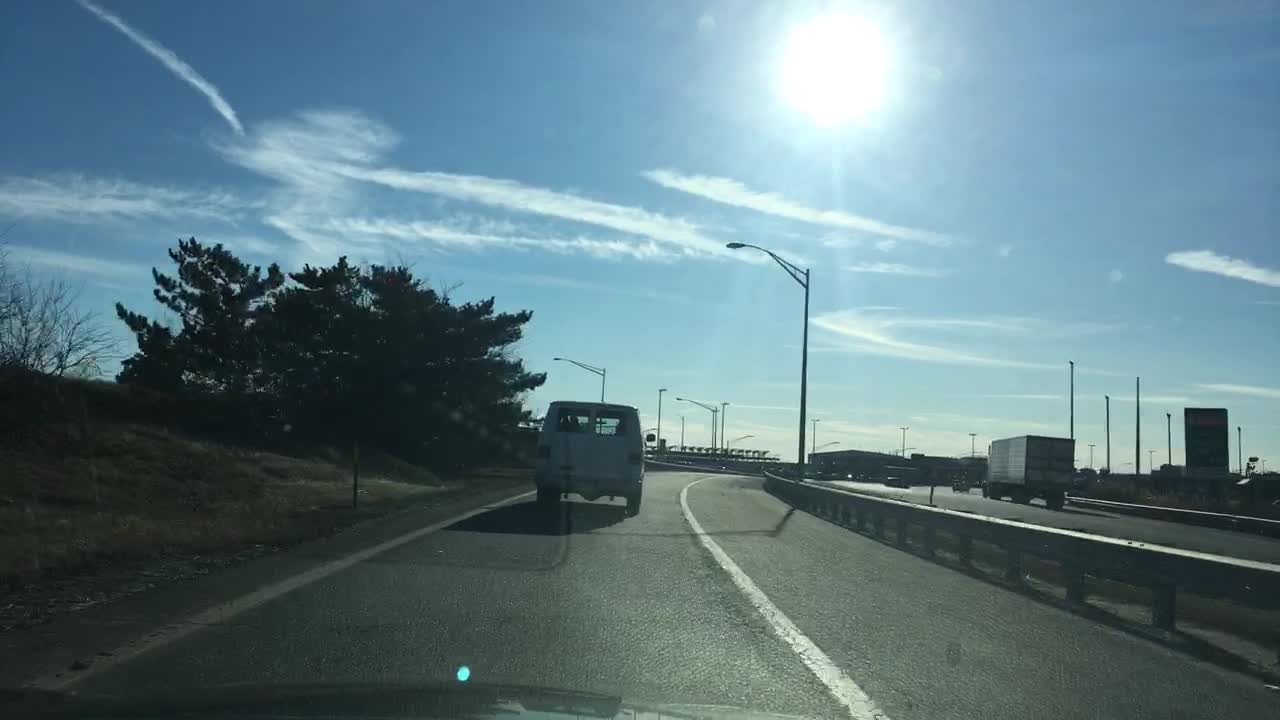
#> input picture edge_images/7d35e395-ae41f911.jpg, 1280 x 720 px, found by its file name
$ python sobel_canny.py
#> lines starting #> are read from the running program, lines starting #| are printed output that depends on the picture
import cv2
import numpy as np
import matplotlib.pyplot as plt

def convolve2d(image, kernel):
    m, n = kernel.shape
    y, x = image.shape
    y = y - m + 1
    x = x - n + 1
    new_image = np.zeros((y, x))
    for i in range(y):
        for j in range(x):
            new_image[i][j] = np.sum(image[i:i+m, j:j+n] * kernel)
    return new_image

def sobel_filter(image):
    kernel_x = np.array([[-1, 0, 1], [-2, 0, 2], [-1, 0, 1]])
    kernel_y = np.array([[-1, -2, -1], [0, 0, 0], [1, 2, 1]])

    grad_x = convolve2d(image, kernel_x)
    grad_y = convolve2d(image, kernel_y)

    gradient_magnitude = np.sqrt(grad_x**2 + grad_y**2)
    gradient_magnitude = (gradient_magnitude / np.max(gradient_magnitude)) * 255

    return gradient_magnitude.astype(np.uint8)

def display_image(image, title="Image"):
    plt.imshow(image, cmap='gray' if len(image.shape) == 2 else None)
    plt.title(title)
    plt.axis('off')
    plt.show()

def to_grayscale(image):
    return cv2.cvtColor(image, cv2.COLOR_BGR2GRAY)

def to_rgb(image):
    return cv2.cvtColor(image, cv2.COLOR_BGR2RGB)

def process_image(image_path):
    image = cv2.imread(image_path)
#> image is the input picture: shape (720, 1280, 3); mean B, G, R 131.8, 123.5, 96
    gray_image = to_grayscale(image)
#> in to_grayscale, `return cv2.cvtColor(image, cv2.COLOR_BGR2GRAY)`:
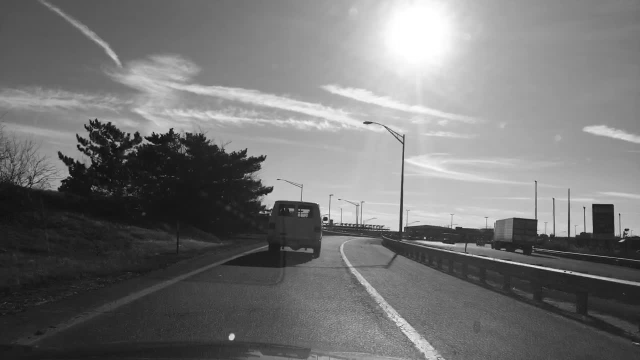
#> returned value: shape (720, 1280) (shown at 1/2 size); min 2, max 255, mean 116.2

    sobel_image = sobel_filter(gray_image)
#> after the loop in convolve2d, `for i in range(y):`:
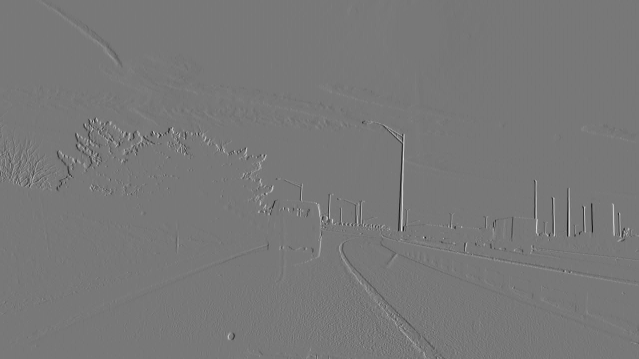
#> new_image: shape (718, 1278) float64 (shown at 1/2 size); min -683, max 764, mean 0.3; drawn with min black and max white
#> after the loop in convolve2d (call 2), `for i in range(y):`:
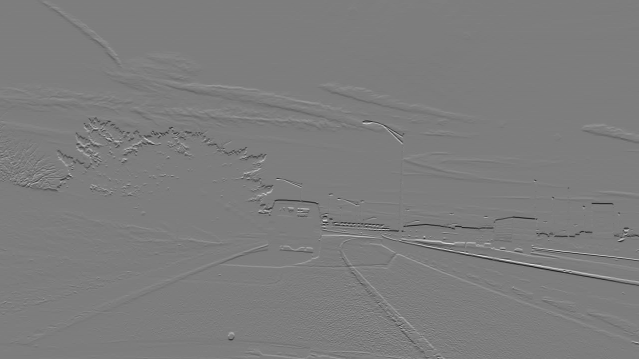
#> new_image: shape (718, 1278) float64 (shown at 1/2 size); min -744, max 769, mean -0.6; drawn with min black and max white
#> in sobel_filter, `gradient_magnitude = np.sqrt(grad_x**2 + grad_y**2)`:
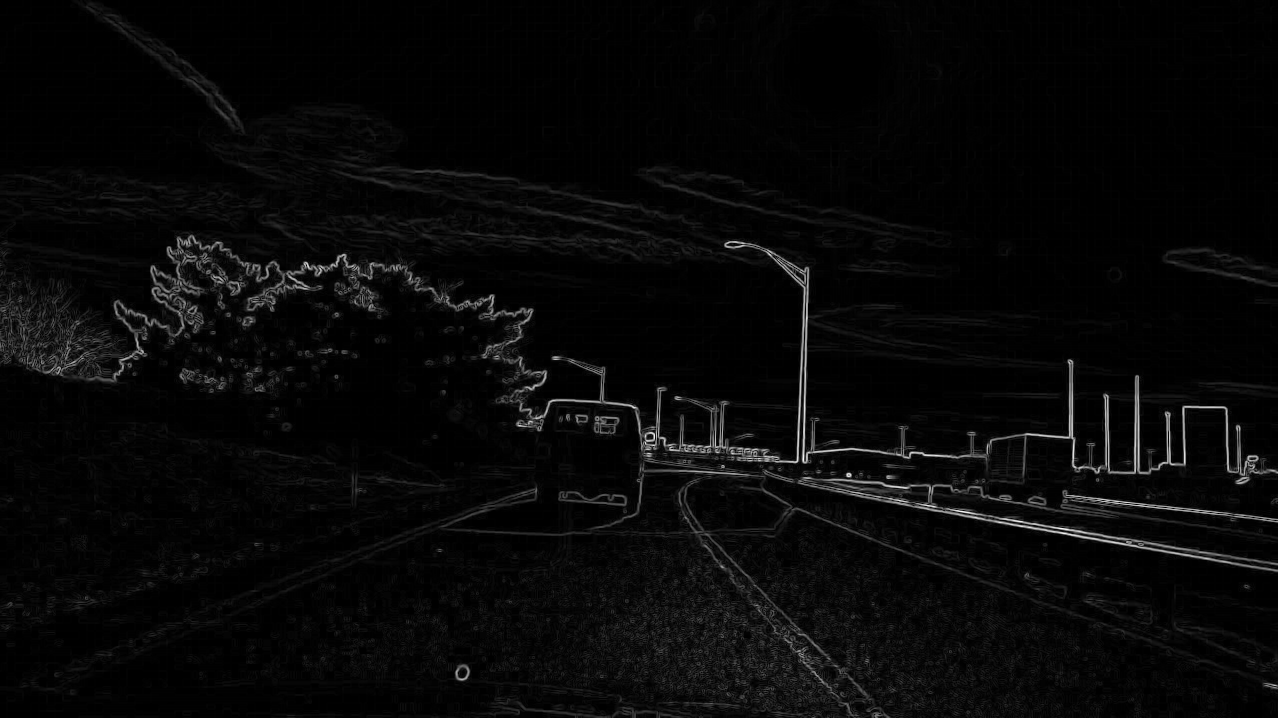
#> gradient_magnitude: shape (718, 1278) float64; min 0, max 775.6, mean 24.9; drawn with min black and max white
    display_image(gray_image, "Gray Image")
    display_image(sobel_image, "Sobel Filter")

process_image(r'C:\Users\Manthan\Desktop\CV_DL_Practicals\edge_images\7d35e395-ae41f911.jpg')

$ run again, with edge_images/7d06fefd-f7be05a6.jpg copied over edge_images/7d35e395-ae41f911.jpg
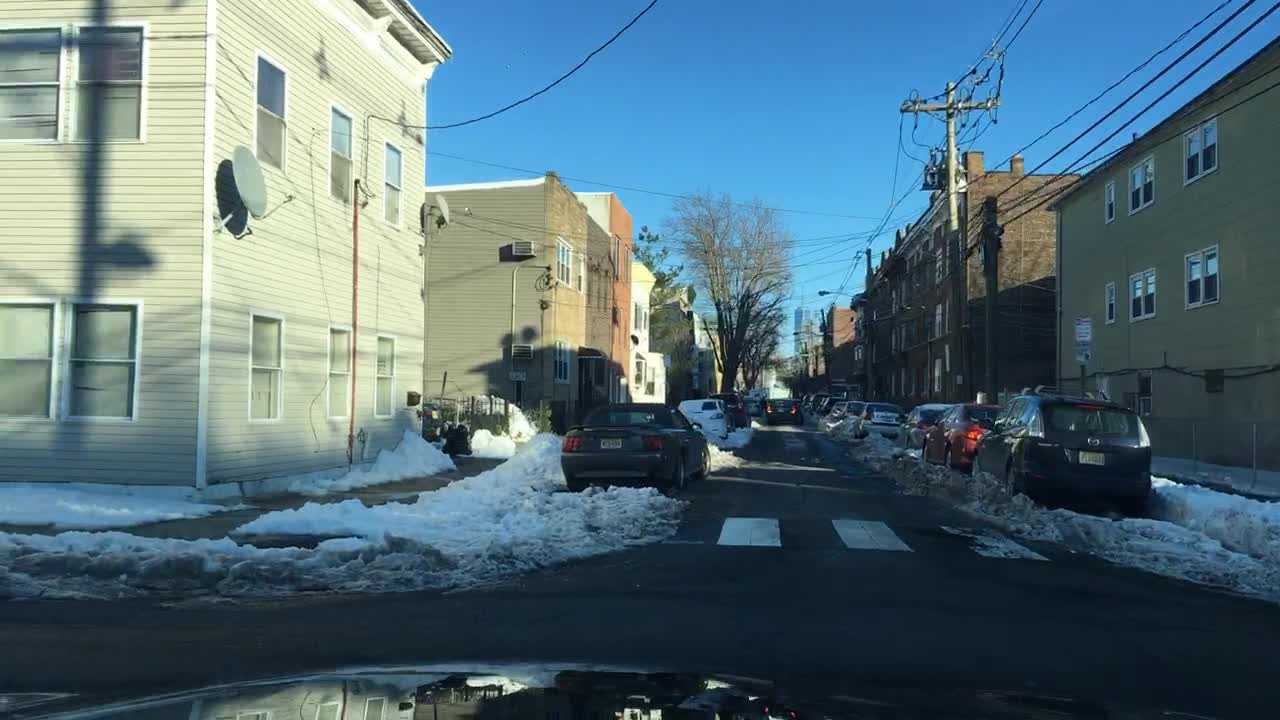
#> input picture edge_images/7d06fefd-f7be05a6.jpg, 1280 x 720 px, found by its file name
#> in process_image, image is the input picture: shape (720, 1280, 3); mean B, G, R 121.7, 111.1, 84.4
#> after the loop in convolve2d (call 2), `for i in range(y):`:
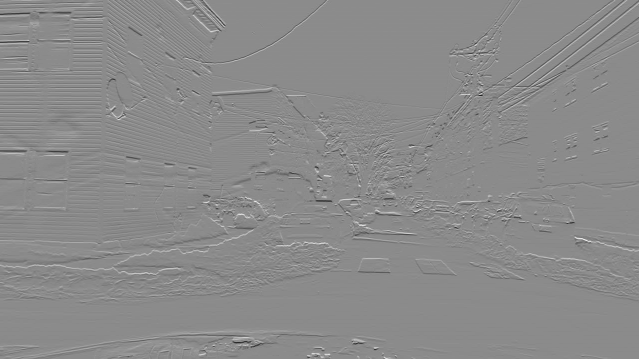
#> new_image: shape (718, 1278) float64 (shown at 1/2 size); min -884, max 737, mean -1; drawn with min black and max white
#> in sobel_filter, `gradient_magnitude = np.sqrt(grad_x**2 + grad_y**2)`:
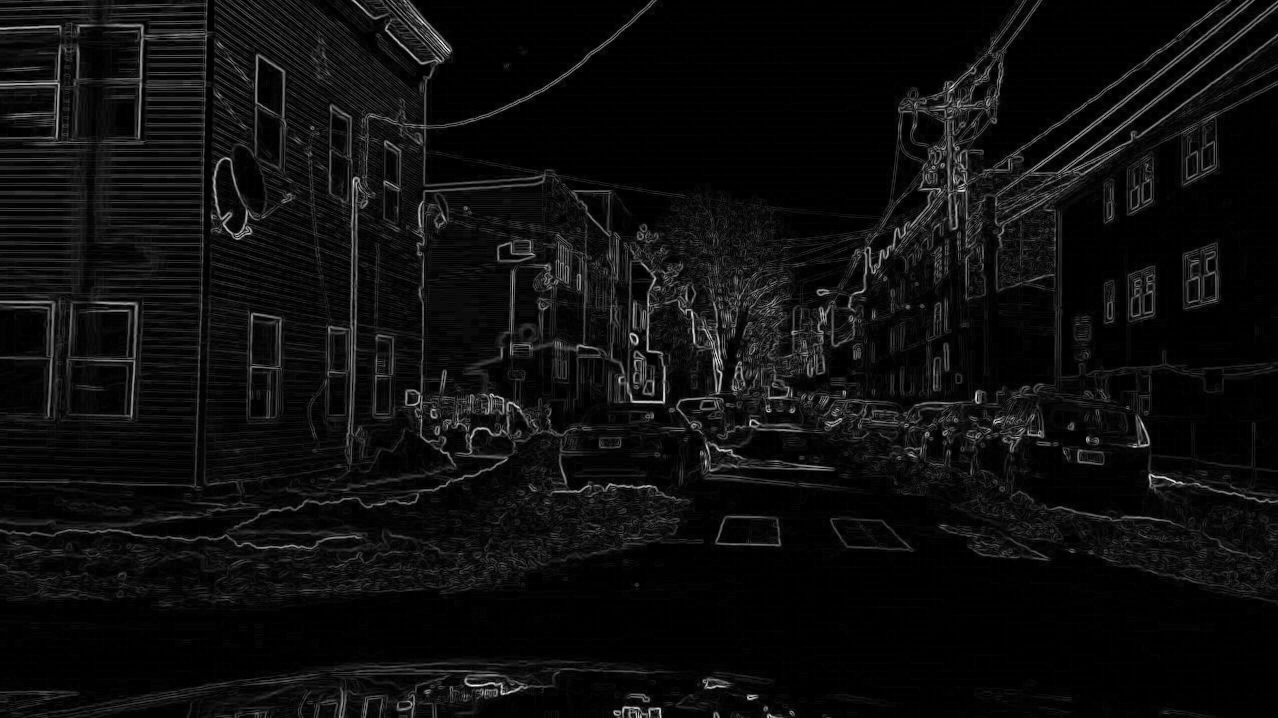
#> gradient_magnitude: shape (718, 1278) float64; min 0, max 887.4, mean 49.1; drawn with min black and max white

$ run again, with edge_images/7d15b18b-1e0d6e3f.jpg copied over edge_images/7d35e395-ae41f911.jpg
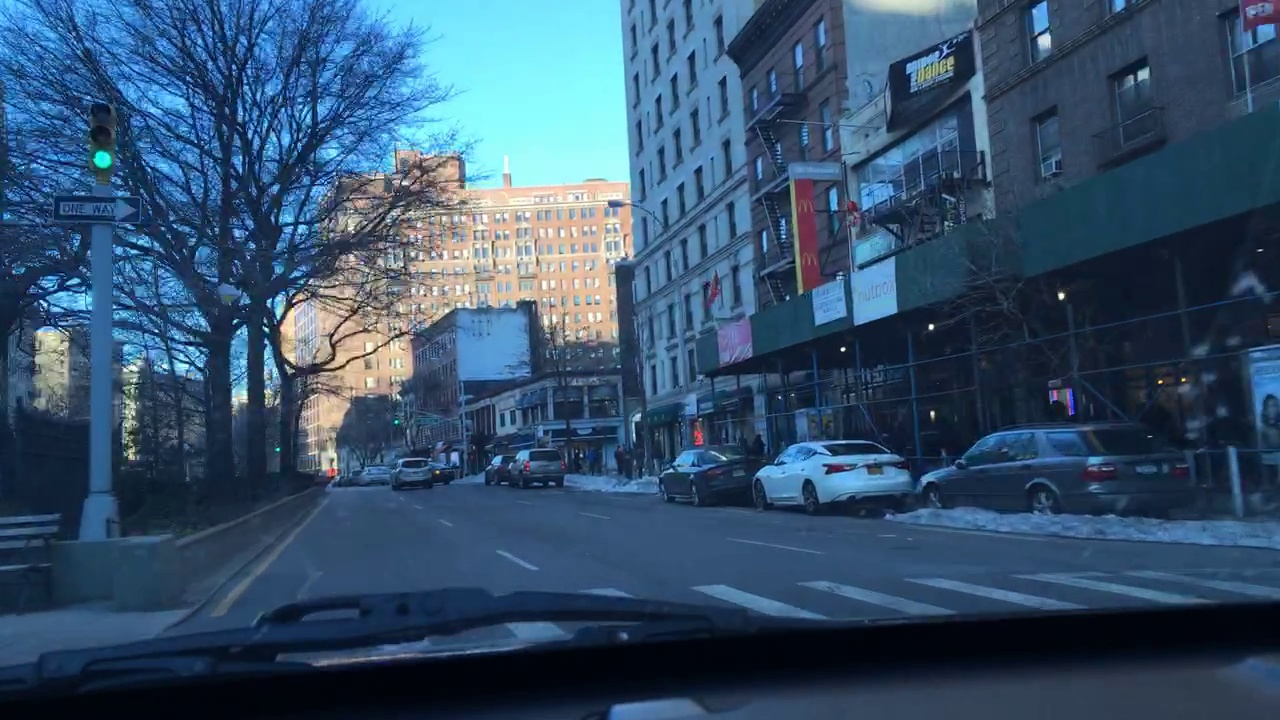
#> input picture edge_images/7d15b18b-1e0d6e3f.jpg, 1280 x 720 px, found by its file name
#> in process_image, image is the input picture: shape (720, 1280, 3); mean B, G, R 108.1, 81.1, 53.3
#> after the loop in convolve2d (call 2), `for i in range(y):`:
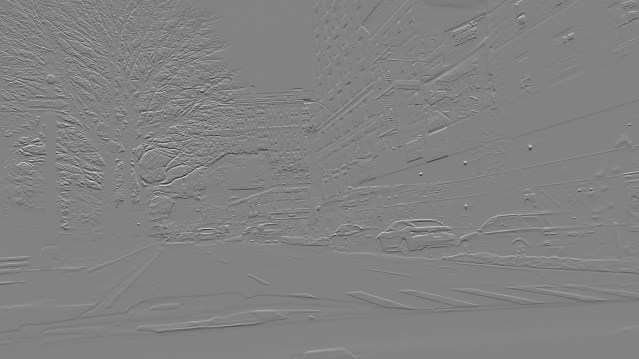
#> new_image: shape (718, 1278) float64 (shown at 1/2 size); min -834, max 797, mean -0.9; drawn with min black and max white
#> in sobel_filter, `gradient_magnitude = np.sqrt(grad_x**2 + grad_y**2)`:
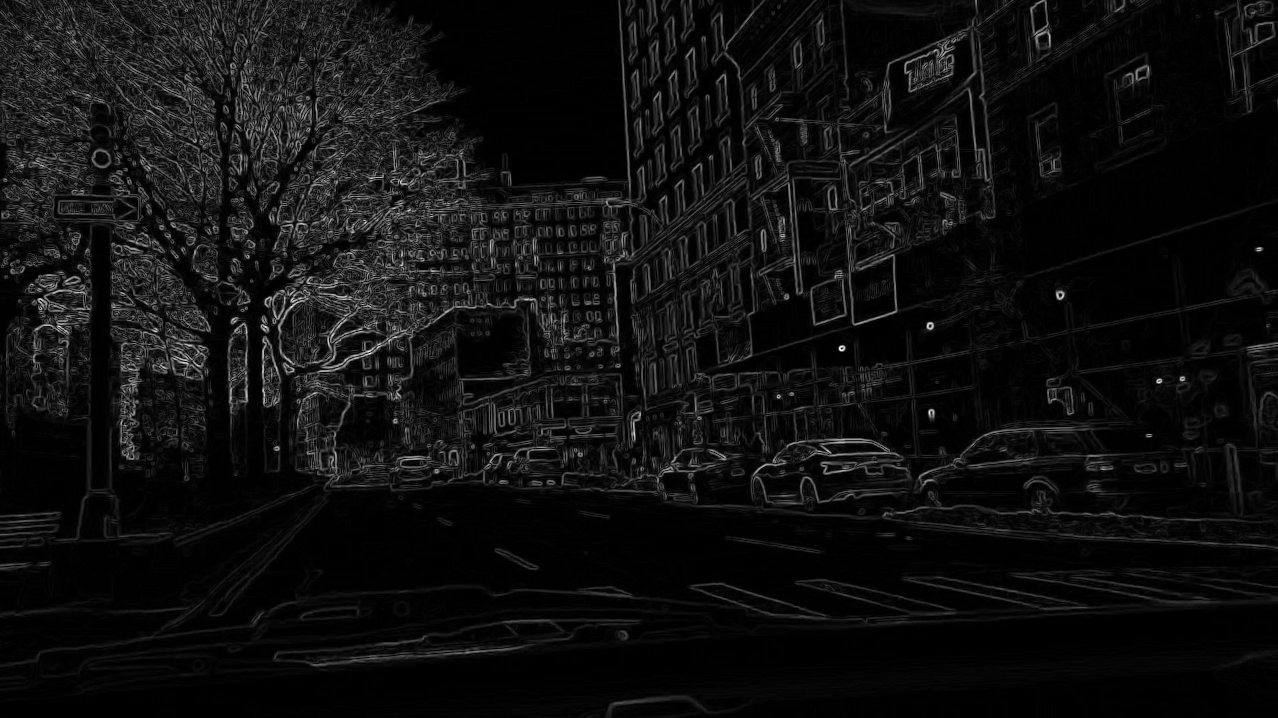
#> gradient_magnitude: shape (718, 1278) float64; min 0, max 868.5, mean 54.4; drawn with min black and max white
